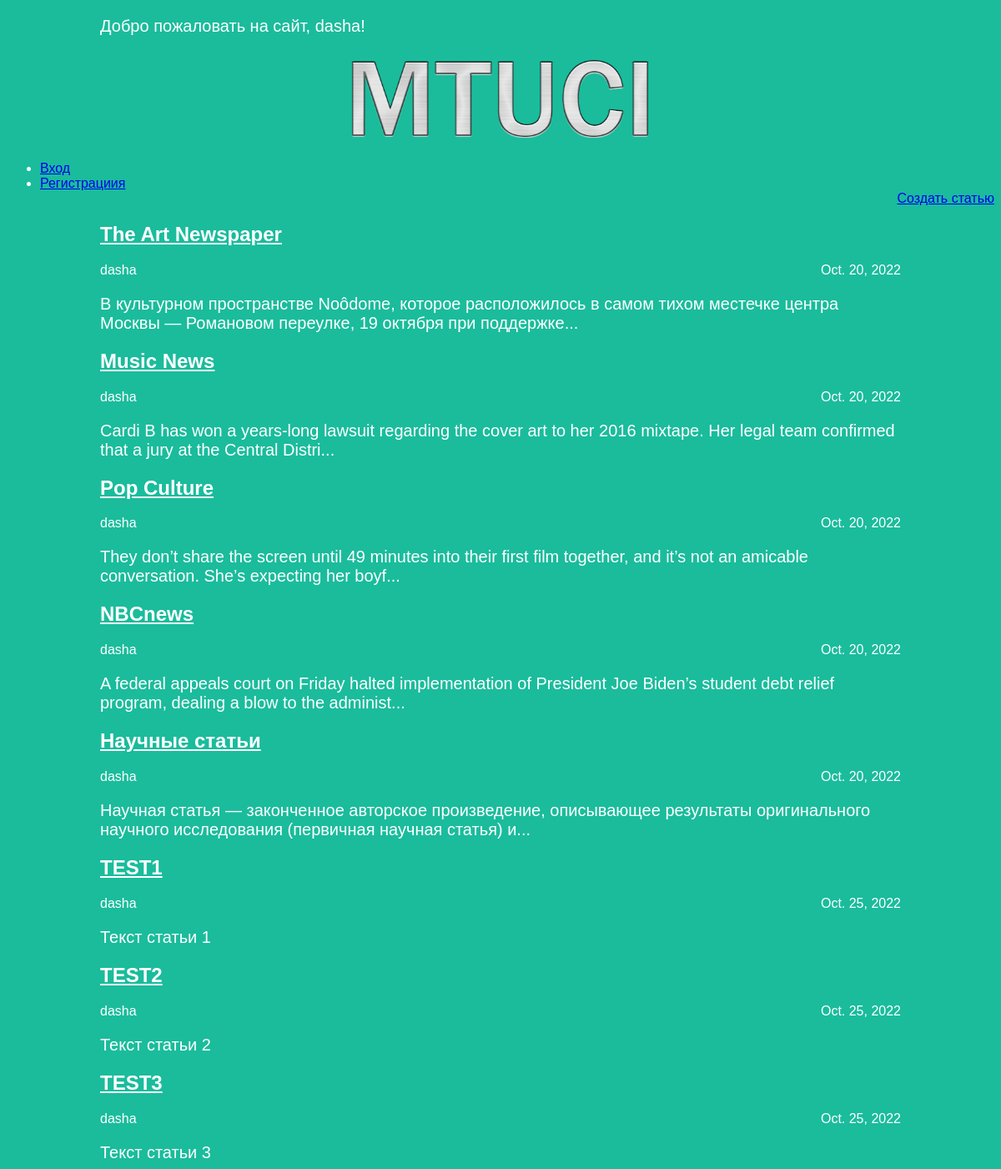
The app's page / (signed in) with its own data.
### articles/models.py (models this page shows, shortened)
class Article(models.Model):
    title = models.CharField(max_length=200)
    author = models.ForeignKey(User, on_delete=models.CASCADE)
    text = models.TextField()
    created_date = models.DateField(auto_now_add=True)
    def get_excerpt(self):
        return self.text[:140] + "..." if len(self.text) > 140 else self.text

### articles/views.py (the view)
# urls.py: path('', views.archive, name='archive'),
def archive(request):
    if request.user.is_authenticated:
        link_list = [
            {"text": "Выход из аккаунта", "ref": "/logout"},
            {"text": "Создать статью", "ref": "article/new"}
        ]
    else:
        link_list = [
            {"text": "Вход", "ref": "/login"},
            {"text": "Регистрация", "ref": "/register"}
        ]
    return render(request, 'archive.html', {"posts": Article.objects.all(), "links": link_list})

### articles/templates/archive.html (shortened to what this page needs)
<!DOCTYPE html>
<html>
    <head>
        <link rel="stylesheet" href="{{ STATIC_URL }}/static/css/article.css">
    </head>
    <body>
        {% if user.is_authenticated %}
            <p>Добро пожаловать на сайт, {{ user.username }}!</p>
        {% endif %}
        <div class="header">
            <img src="{{ STATIC_URL }}/static/111.png" />
            <ul id="navbar">
                <li><a href="login/">Вход</a></li>
                <li><a href="register/">Регистрациия</a></li>
            </ul>
        </div>
        <div class="create-post" align="right">
            <a href="/article/new">Создать статью</a>
        </div>
        <div class="archive">
            {% for post in posts %}
                <div class="one-post">
                    <h2 class="post-title">
                        <a href="/article/{{post.id}}">{{ post.title }}</h2></a>
                    <div class="article-info">
                    <div class="article-author">{{ post.author.username }}</div>
                    <div class="article-created-date">{{ post.created_date }}</div>
                    </div>
                    <p class="article-text">{{ post.get_excerpt }}</p>
                </div>
            {% endfor %}
        </div>
    </body>
</html>

### articles/static/css/article.css (style rules this page uses)
.archive { width: 960px; margin-left: auto; margin-right: auto; }
.post-title a { color: #ffffff; }
.article-author { width: 50%; float: left; }
.article-created-date { text-align: right; }
.header img { display: block; height: 150px; width: 400px; margin-left: auto; margin-right: auto; }
body { background: #1abc9c; font-family: Arial; color: #ffffff ; }
p, h4 { width: 960px; font-size: 20px; margin-bottom: 0; color: #ffffff; margin-left: auto; margin-right: auto; }
ul, ol { margin: 0; }
img { display: block; height: 150px; width: 400px; margin-left: auto; margin-right: auto; }

### records on screen
Article: title "The Art Newspaper", author.username "dasha", created_date "Oct. 20, 2022", get_excerpt "В культурном пространстве Noôdome, которое расположилось в самом тихом местечке центра Москвы — Романовом переулке, 19 октября при поддержке..."
Article: title "Music News", author.username "dasha", created_date "Oct. 20, 2022", get_excerpt "Cardi B has won a years-long lawsuit regarding the cover art to her 2016 mixtape. Her legal team confirmed that a jury at the Central Distri..."
Article: title "Pop Culture", author.username "dasha", created_date "Oct. 20, 2022", get_excerpt "They don’t share the screen until 49 minutes into their first film together, and it’s not an amicable conversation. She’s expecting her boyf..."
Article: title "NBCnews", author.username "dasha", created_date "Oct. 20, 2022", get_excerpt "A federal appeals court on Friday halted implementation of President Joe Biden’s student debt relief program, dealing a blow to the administ..."
Article: title "Научные статьи", author.username "dasha", created_date "Oct. 20, 2022", get_excerpt "Научная статья — законченное авторское произведение, описывающее результаты оригинального научного исследования (первичная научная статья) и..."
Article: title "TEST1", author.username "dasha", created_date "Oct. 25, 2022", get_excerpt "Текст статьи 1"
Article: title "TEST2", author.username "dasha", created_date "Oct. 25, 2022", get_excerpt "Текст статьи 2"
Article: title "TEST3", author.username "dasha", created_date "Oct. 25, 2022", get_excerpt "Текст статьи 3"

### other values on screen
{{ user.username }} "dasha"
